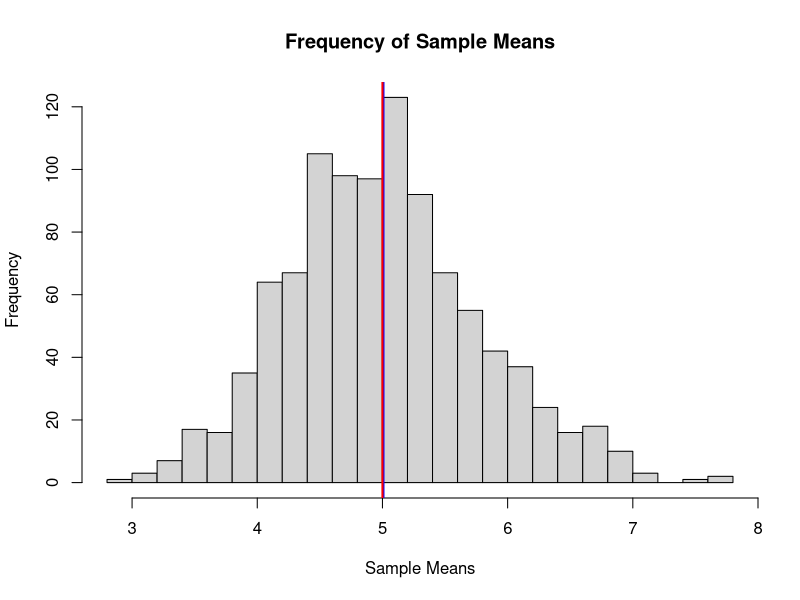
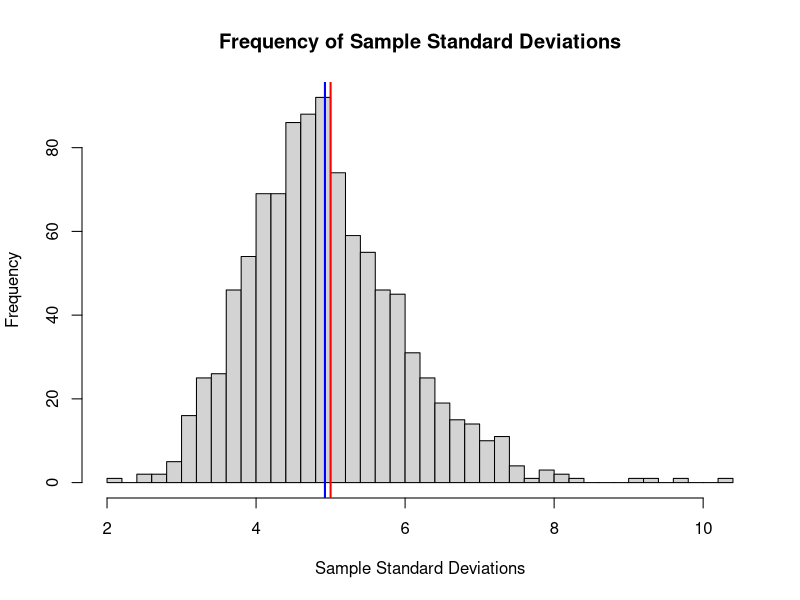
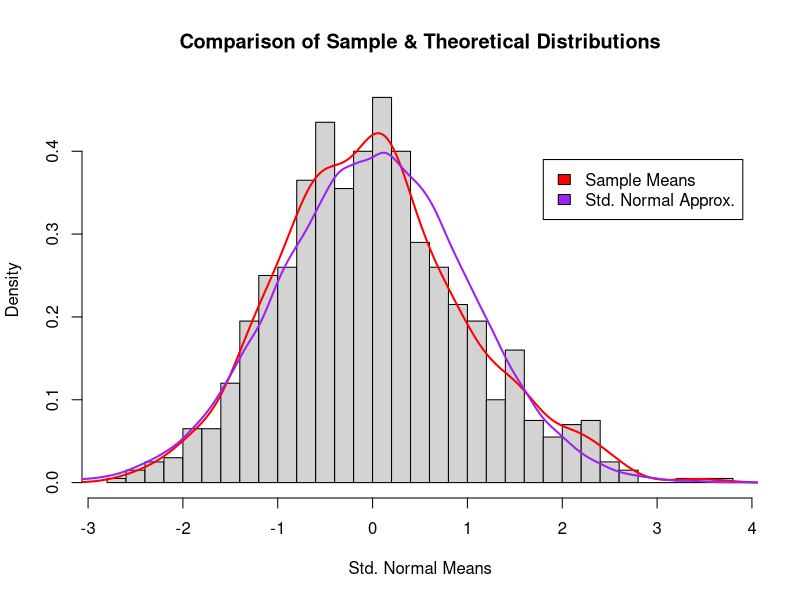
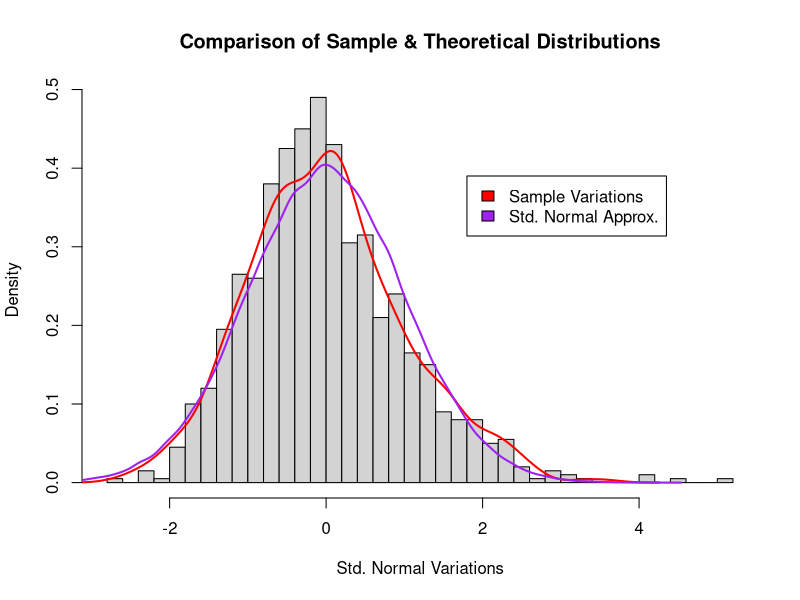
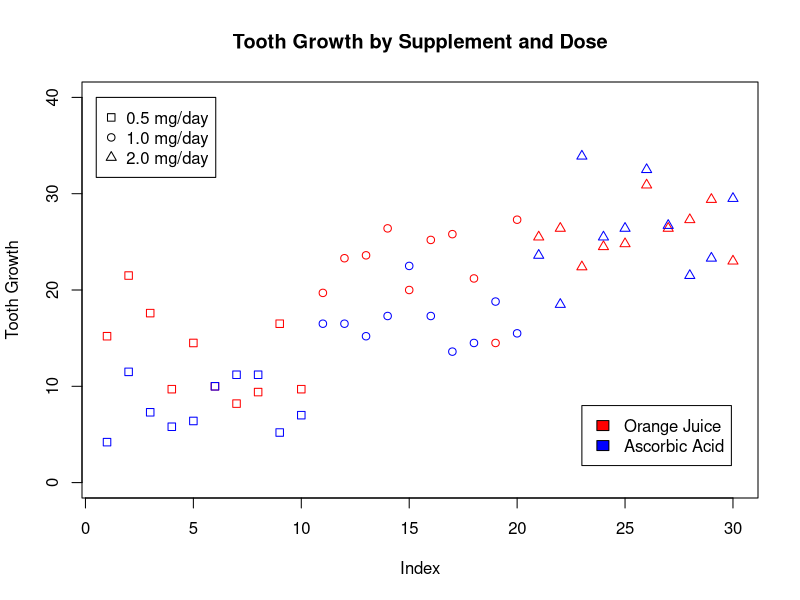
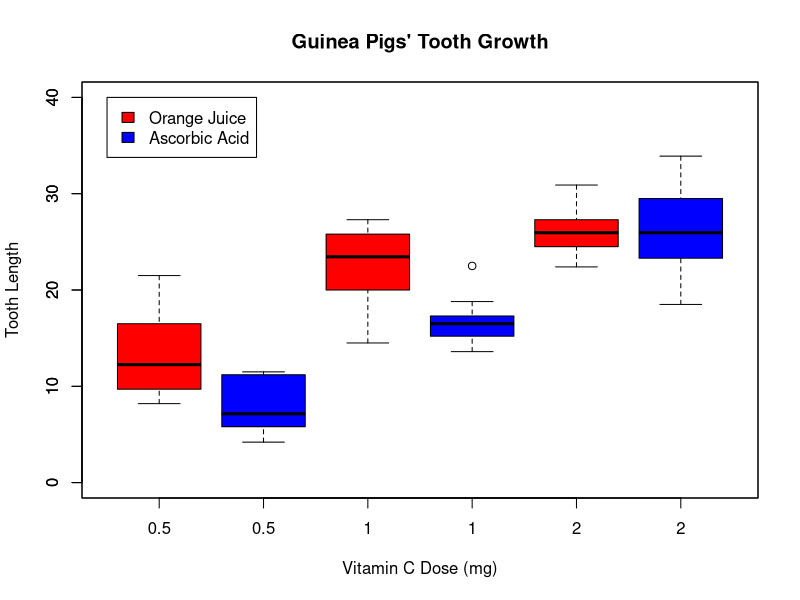

Write the R code that produced these figures, in order.
## ---- chunk 1
knitr::opts_chunk$set(echo = TRUE)
## ---- chunk 2
# simulation variables
n <- 40  #number of random observations taken per sample
B <- 1000  #number of samples

# create simulation matrix
M <- matrix(rexp(n*B, 0.2), B, n)

# get mean of each sample
M_means <- apply(M, 1, mean)
## ---- chunk 3
# histogram of means of sampled distributions
hist(M_means, breaks=30, 
     main="Frequency of Sample Means", xlab = "Sample Means")

# add vertical lines for sample and theoretical means
abline(v=mean(M_means), col="blue", lwd=2) # mean of sampled means
abline(v=1/.2, col="red", lwd=2) # theoretical mean
## ---- chunk 4
# calculate sd of samples
M_variations <- apply(M, 1, sd)
## ---- chunk 5
# histogram of means of sampled distributions
hist(M_variations, breaks=45, 
     main="Frequency of Sample Standard Deviations", 
     xlab = "Sample Standard Deviations")

# add vertical lines for sample and theoretical means
abline(v=mean(M_variations), col="blue", lwd=2) # mean of sampled means
abline(v=1/.2, col="red", lwd=2) # theoretical mean
## ---- chunk 6
# scale sample means and variations for standard normal
means_sn <- scale(M_means)
variations_sn <- scale(M_variations)
## ---- chunk 7
# histogram of standardized normalized sample means
hist(means_sn, breaks=30, prob=TRUE, 
     main="Comparison of Sample & Theoretical Distributions",
     xlab="Std. Normal Means", ylab="Density")
lines(density(means_sn), col="red", lwd=2)
lines(density(rnorm(100000)), col="purple", lwd=2)
legend(1.8, 0.39, c("Sample Means", "Std. Normal Approx."), 
       fill=c("red", "purple"))
## ---- chunk 8
# histogram of standardized normalized sample means
hist(variations_sn, breaks=30, prob=TRUE, 
     main="Comparison of Sample & Theoretical Distributions",
     xlab="Std. Normal Variations", ylab="Density")
lines(density(means_sn), col="red", lwd=2)
lines(density(rnorm(100000)), col="purple", lwd=2)
legend(1.8, 0.39, c("Sample Variations", "Std. Normal Approx."), 
       fill=c("red", "purple"))
## ---- chunk 9
# fetch libraries
library(datasets)
data("ToothGrowth")

## ---- chunk 10
# subset by supplement
oj_all <- ToothGrowth[ToothGrowth$supp=="OJ",]
vd_all <- ToothGrowth[ToothGrowth$supp=="VC",]

# scatterplot of growth by dose by supplement
plot(oj_all$len, pch=oj_all$dose, col="red", 
     main="Tooth Growth by Supplement and Dose", 
     ylab="Tooth Growth",
     ylim=c(0,40))
points(vd_all$len, pch=vd_all$dose, col="blue")
legend(0.5, 40, c("0.5 mg/day", "1.0 mg/day", "2.0 mg/day"), pch=c(0,1,2))
legend(23, 8, c("Orange Juice", "Ascorbic Acid"), fill=c("red", "blue"))

## ---- chunk 11
# boxplots of distributions of tooth growth by supplement and dose

boxplot(len~dose, data=oj_all, col="red",
        boxwex=0.4, at=1:3-.25,
        main="Guinea Pigs' Tooth Growth", 
        xlab = "Vitamin C Dose (mg)", ylab = "Tooth Length",
        xlim=c(0.5, 3.5), ylim=c(0,40))
boxplot(len~dose, data=vd_all, boxwex=0.4, at=1:3+.25, col="blue", add=TRUE)
legend(0.5, 40, c("Orange Juice", "Ascorbic Acid"), fill=c("red", "blue"))


## ---- chunk 12
# t-test for difference in means
overall_test <- t.test(vd_all$len, oj_all$len, paired = FALSE)

## ---- chunk 13
# t-test for difference in means by dose
dose_0.5 <- t.test(oj_all[oj_all$dose==0.5,]$len, vd_all[vd_all$dose==0.5,]$len,
                   paired = FALSE)

dose_1.0 <- t.test(oj_all[oj_all$dose==1,]$len, vd_all[vd_all$dose==1,]$len,
                   paired = FALSE)

dose_2.0 <- t.test(oj_all[oj_all$dose==2,]$len, vd_all[vd_all$dose==2,]$len,
                   paired = FALSE)

